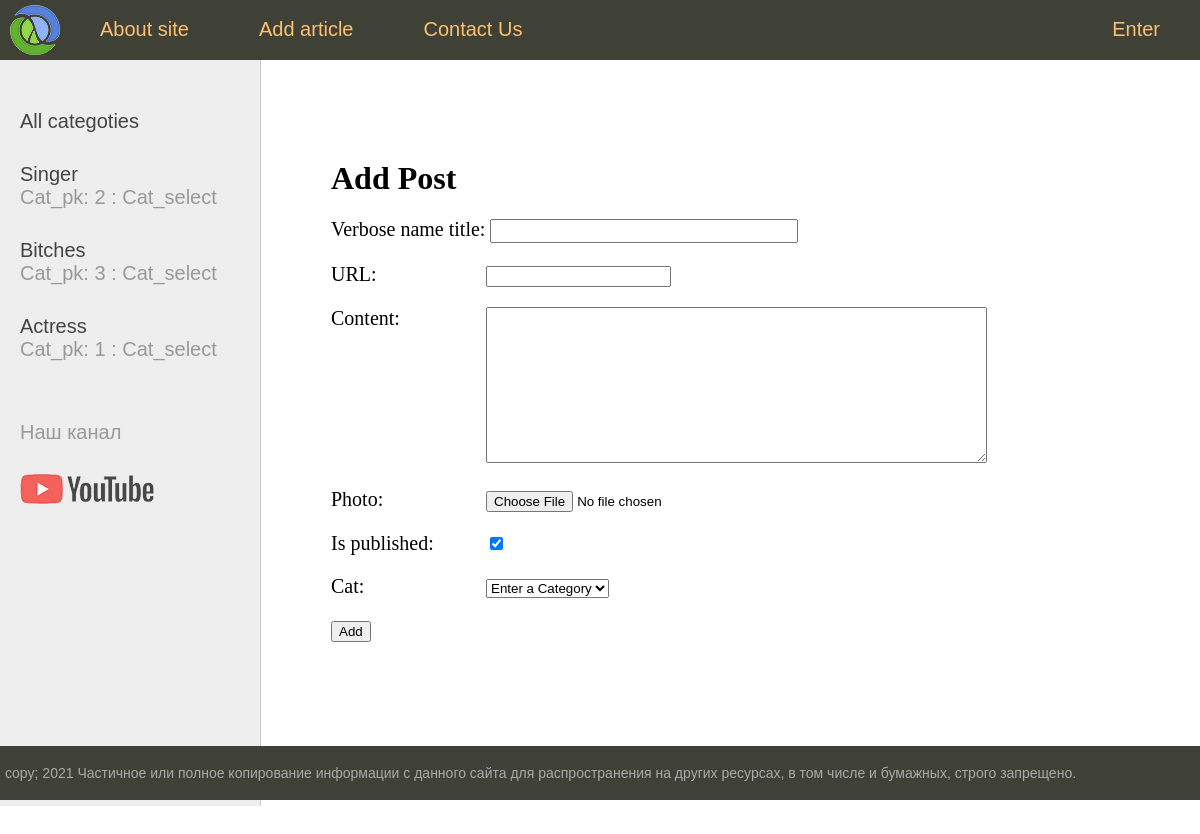
The page /addpage/ on the database its author committed.
### women/models.py (models this page shows)
class Category(models.Model):
    name = models.CharField(max_length=180, db_index=True)
    slug = models.SlugField(max_length=255, unique=True, db_index=True, verbose_name="URL")
    def __str__(self):
        return self.name
    def get_absolute_url(self):
        return reverse("category", kwargs={"cat_slug": self.slug})

### women/views.py (the view)
# urls.py: path("addpage/", AddPage.as_view(), name="add_page"),
class AddPage(CreateView):
    form_class = AddPostForm
    template_name = 'women/addpage.html'
    success_url = reverse_lazy('home')
    def get_context_data(self, **kwargs):
        context = super().get_context_data(**kwargs)
        context['title'] = 'Add Post'
        return context

### women/forms.py (shortened to what this page needs)
class AddPostForm(forms.ModelForm):
    def __init__(self, *args, **kwargs):
        super().__init__(*args, **kwargs)
        self.fields['cat'].empty_label = "Enter a Category"
    class Meta:
        model = Women
        fields = ['title', 'slug', 'content', 'photo', 'is_published', 'cat']
        widgets = {
            'title': forms.TextInput(attrs={'class': 'form-input'}),
            'content': forms.Textarea(attrs={'cols': 60, 'rows': 10}),
        }

### women/templatetags/women_tags.py (called while the page is built)
@register.inclusion_tag("women/list_categories.html")
def show_categories(sort=None, cat_selected=0):
    if not sort:
        cats = Category.objects.all()
    else:
        cats = Category.objects.order_by(sort)
    return {"cats": cats, "cat_selected": cat_selected}

@register.inclusion_tag("women/menu.html")
def show_menu():
    menu = [{'title': "About site ", 'url_name': 'about'},
            {'title': "Add article ", 'url_name': 'add_page'},
            {'title': "Contact Us ", 'url_name': 'contact'},
            {'title': "Enter ", 'url_name': 'login'},
            ]
    return {"menu": menu, }

### women/templates/women/addpage.html (shortened to what this page needs)
{% extends "women/base.html" %}
{% block content %}
    <h1>{{ title }}</h1>
    <form action="{% url 'add_page' %}"
          method="post"
          enctype="multipart/form-data">
        {% for f in form %}
            <p>
                <label class="form-label" for="{{ f.id_for_label }}">{{ f.label }}:</label>
                {{ f }}
            </p>
        {% endfor %}
        <button type='submit'>Add</button>
    </form>
{% endblock content %}

### women/templates/women/list_categories.html (shortened to what this page needs)
{% for c in cats %}
    {% if c.pk == cat_selected %}
        <li class="selected">{{ c.name }}
        </br> Cat_pk: {{ c.pk }} : Cat_select {{ cat_selected }}
    </li>
        </li>
    {% else %}
        <li>
            <a href="{{ c.get_absolute_url }}">{{ c.name }} </a>
            </br> Cat_pk: {{ c.pk }} : Cat_select {{ cat_selected }}
            </li>
    {% endif %}
{% endfor %}

### women/static/women/css/styles.css (style rules this page uses)
html, body { font-family: 'Arial'; margin: 0; padding: 0; height: 100%; width: 100%; color: #444; }
a { color: #0059b2; text-decoration: none; }
.left-chapters ul li { margin: 30px 0 0 0; color: #999; }
.left-chapters ul li a { color: #444; text-decoration: none; }
.content-text h1 { font-size: 32px; }
.form-input { width: 300px; font-size: 16px; }
.form-label { display: inline-block; min-width: 150px; vertical-align: top; }

### rows shown on the page
Category: name "Singer", pk "2"
Category: name "Bitches", pk "3"
Category: name "Actress", pk "1"

### other values the page prints
{{ m.title }} "About site" "Add article" "Contact Us"
{{ m.title }} "Enter"
{{ title }} "Add Post"
{{ f.label }} "Verbose name title" "URL" "Content" "Photo" "Is published" "Cat"
